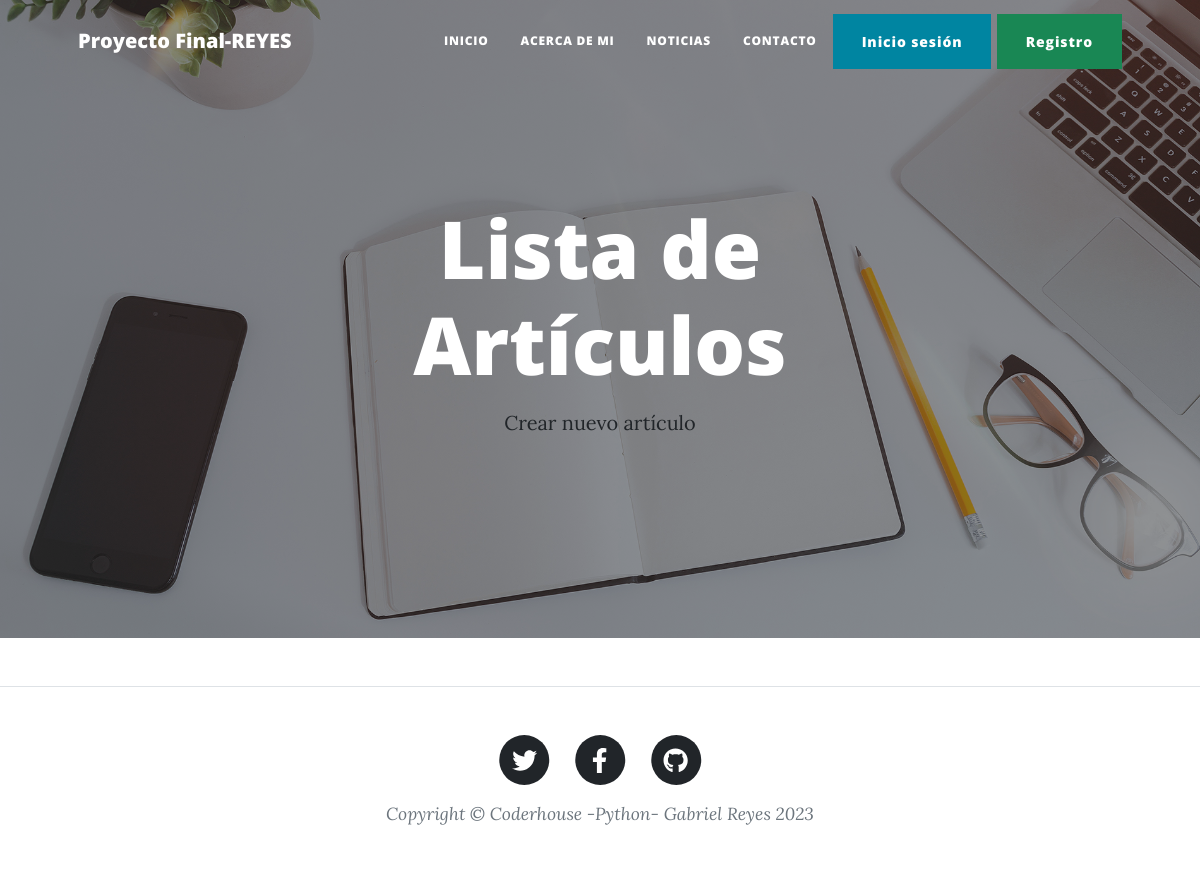
Before: /blog/noticias with the older database file.
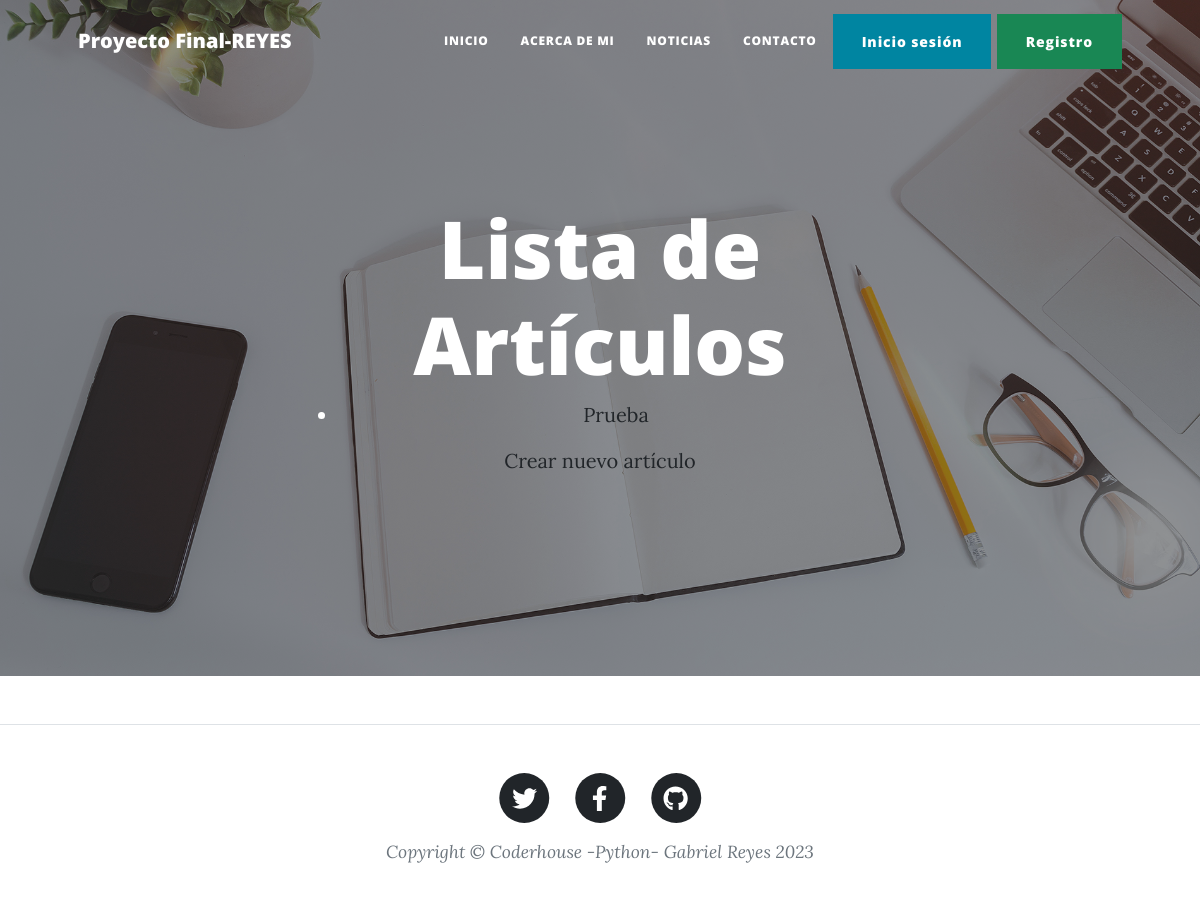
After: the same page with the newer database file.
### app_blog/models.py (models this page shows, shortened)
class Articulo(models.Model):
    titulo = models.CharField(max_length=200)
    subtitulo = models.CharField(max_length=200)
    contenido = models.TextField(blank=True)
    fecha_publicado = models.DateTimeField(auto_now_add=True)
    autor = models.ForeignKey(User, on_delete=models.CASCADE, related_name='articulos_creados', null=True)
    imagen = models.ImageField(upload_to='images_blog/', null=True, blank=True) # imagen

### app_blog/views.py (the view)
# urls.py: path('noticias', ArticuloListView.as_view(), name='articulo_lista'),
class ArticuloListView(ListView):
    model = Articulo
    template_name = 'articulo_lista.html'
    context_object_name = 'articulos'

### app_blog/templates/app_blog/articulo_list.html (shortened to what this page needs)
{% extends "base.html" %}
{% block titulo-página %}
<h1>Lista de Artículos</h1>
    <ul>
        {% for articulo in articulos %}
            <li><a href="{% url 'articulo_detail' articulo.pk %}">{{ articulo.titulo }}</a></li>
        {% endfor %}
    </ul>
    <a href="{% url 'articulo_crear' %}">Crear nuevo artículo</a>
{% endblock titulo-página %}

Changed rows visible on the page:
added Articulo: titulo "Prueba"
